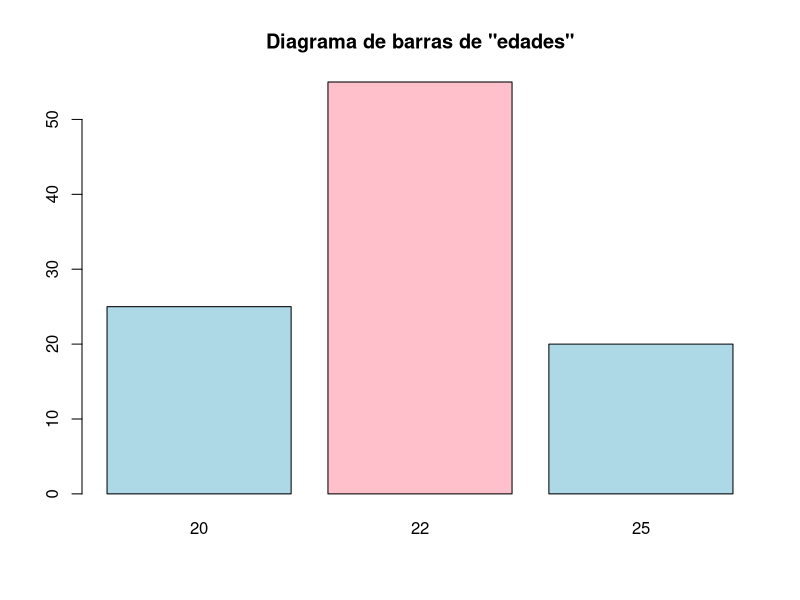
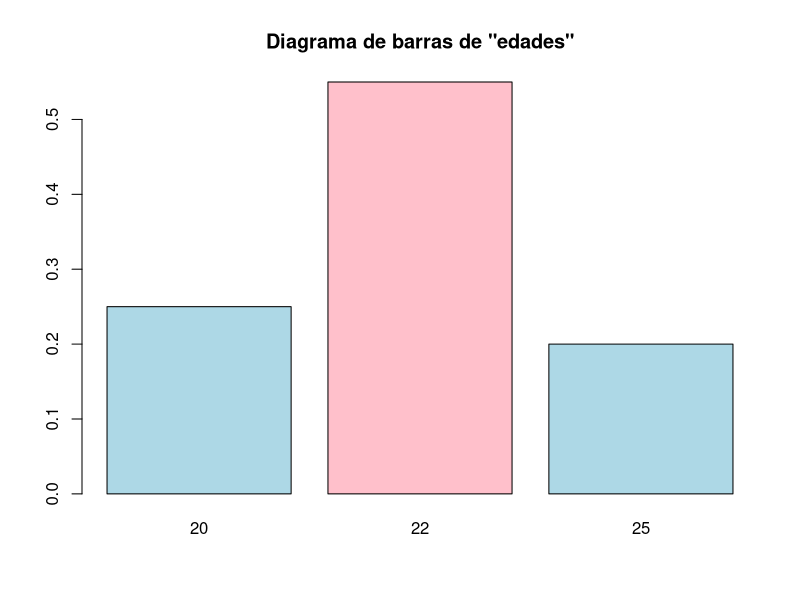
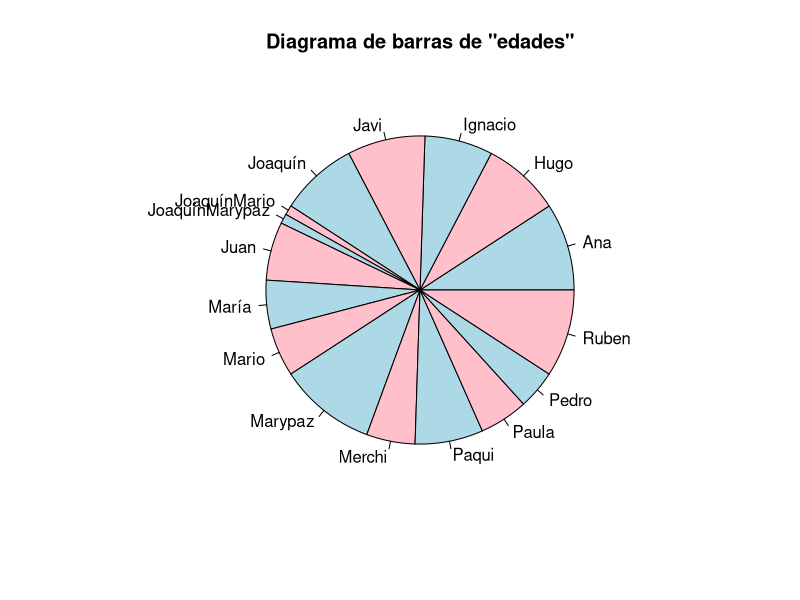
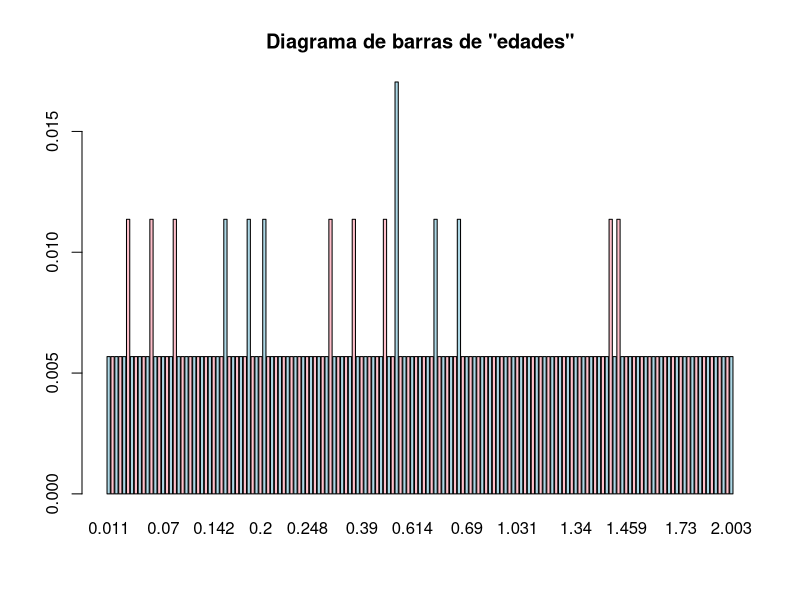

These figures' R source, in order:
## ---- chunk 1
alumnos = c("Joaquín", "Ana", "Merchi", "Mario", "Marypaz", "Marypaz", "Ruben", "Ana", "Pedro", "Joaquín", "JoaquínMarypaz", "Ana", "Joaquín", "Joaquín", "María", "Ana", "Mario", "Ruben", "Juan", "Ruben", "JoaquínMario", "Ruben", "Javi", "Ignacio", "Hugo", "María", "Juan", "Ignacio", "Marypaz", "Ana", "Hugo", "Paqui", "Ignacio", "Ruben", "Mario", "Paula", "Marypaz", "Joaquín", "Javi", "Paula", "Paqui", "Paula", "Paula", "Joaquín", "Hugo", "Pedro", "Merchi", "Juan", "Marypaz", "María", "Ignacio", "Ignacio", "Hugo", "Ana", "Marypaz", "Ignacio", "Javi", "Hugo", "Mario", "Ignacio", "Marypaz", "Marypaz", "Merchi", "Paqui", "Ruben", "Javi", "María", "Paqui", "Hugo", "Marypaz", "Ruben", "Pedro", "Paqui", "Joaquín", "Paqui", "Marypaz", "Ruben", "Ana", "Ana", "Javi", "Hugo", "Ruben", "Juan", "Juan", "Ana", "Pedro", "Paula", "Hugo", "Paqui", "Joaquín", "Merchi", "María", "Mario", "Javi", "Javi", "Javi", "Merchi", "Juan")

table(alumnos)
## ---- chunk 2
edades = c(22, 20, 25, 22, 22, 22, 22, 25, 22, 22, 22, 20, 22, 25, 22, 22, 22, 22, 22, 25, 20, 22, 22, 22, 25, 22, 22, 20, 20, 20, 20, 22, 22, 25, 20, 25, 22, 25, 22, 22, 20, 20, 22, 22, 20, 20, 22, 22, 22, 22, 25, 25, 25, 20, 22, 22, 25, 22, 20, 22, 22, 22, 22, 22, 22, 22, 22, 22, 20, 22, 22, 25, 25, 22, 22, 25, 22, 20, 22, 25, 20, 20, 22, 22, 25, 25, 20, 20, 22, 22, 25, 20, 22, 20, 20, 22, 25, 20, 20, 22)

prop.table(table(edades))
## ---- chunk 3
altura = c(170, 170, 172, 170, 170, 170, 170, 170, 172, 170, 170, 170, 170, 172, 170, 170, 170, 170, 170, 171, 172, 170, 170, 171, 170, 170, 170, 170, 170, 170, 170, 170, 170, 171, 170, 172, 170, 170, 170, 172, 171, 170, 170, 170, 170, 172, 171, 172, 170, 170, 170, 171, 170, 170, 170, 170, 170, 170, 170, 170, 170, 171, 170, 170, 171, 170, 171, 170, 170, 171, 172, 170, 171, 172, 170, 170, 170, 170, 170, 170, 170, 171, 170, 172, 170, 170, 170, 172, 170, 170, 170, 170, 170, 172, 170, 170, 170, 172, 170, 170)
peso = c(72, 70, 72, 72, 70, 71, 72, 71, 72, 71, 70, 71, 72, 71, 72, 71, 70, 71, 70, 70, 72, 71, 71, 71, 72, 70, 72, 72, 71, 71, 71, 72, 70, 71, 70, 70, 71, 71, 70, 71, 70, 70, 71, 70, 72, 71, 70, 70, 72, 72, 70, 72, 71, 71, 72, 71, 70, 72, 70, 70, 72, 71, 71, 71, 71, 71, 72, 71, 72, 71, 71, 72, 70, 71, 71, 72, 72, 71, 70, 71, 70, 70, 70, 72, 70, 72, 71, 72, 72, 71, 70, 70, 70, 70, 72, 72, 72, 71, 71, 71)

table(altura, peso)
## ---- chunk 4
prop.table(table(altura, edades))

round(prop.table(table(altura, edades), margin=1), 3)

round(prop.table(table(altura, edades), margin=2), 3)
## ---- chunk 5
barplot(table(edades), col=c("lightblue", "pink"), main="Diagrama de barras de \"edades\"")
barplot(prop.table(table(edades)), col=c("lightblue", "pink"), main="Diagrama de barras de \"edades\"")
## ---- chunk 6
pie(table(alumnos), col=c("lightblue", "pink"), main="Diagrama de barras de \"edades\"")
## ---- chunk 7
head(DNase)
den = factor(DNase$density)
table(den)
prop.table(table(den))
barplot(prop.table(table(den)), col=c("lightblue", "pink"), main="Diagrama de barras de \"edades\"")
